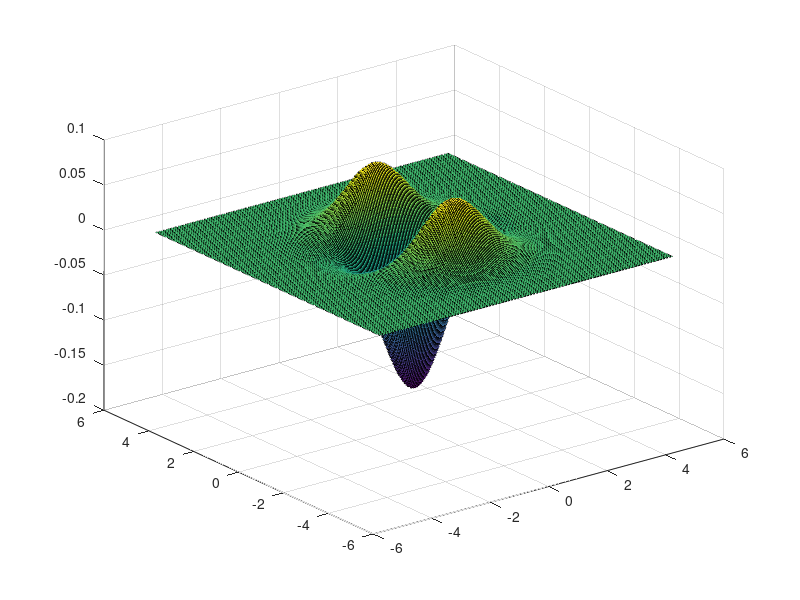

Here is the MATLAB script that generated this plot: (Note: this script raises an error after producing the figure.)
d = 0.05;
x = -5:d:5;
y = -5:d:5;
s = 1;

Gxx = zeros(length(x), length(y));
Gxy = zeros(length(x), length(y));
Gyy = zeros(length(x), length(y));

for i = 1:length(x)
    for j = 1:length(y)
        x_i = x(i);
        y_j = y(j);
        
        Gxx(i,j) = (-1 + x_i^2 / s^2) * exp(-(x_i^2 + y_j^2)/(2 * s^2))/(2 * pi * s^4);
        Gxy(i,j) = (x_i * y_j) / (2 * pi * s^6) * exp(-(x_i^2 + y_j^2)/(2 * s^2));
        Gyy(i,j) = (-1 + y_j^2 / s^2) * exp(-(x_i^2 + y_j^2)/(2 * s^2))/(2 * pi * s^4);
    end
end

figure();
h = surf(x, y, Gxx);
h.EdgeColor = 'none';
xlabel('x_1');
ylabel('x_2');
zlabel('G');
grid on;

figure();
h = surf(x, y, Gxy);
h.EdgeColor = 'none';
xlabel('x_1');
ylabel('x_2');
zlabel('G');
grid on;

figure();
h = surf(x, y, Gyy);
h.EdgeColor = 'none';
xlabel('x_1');
ylabel('x_2');
zlabel('G');
grid on;